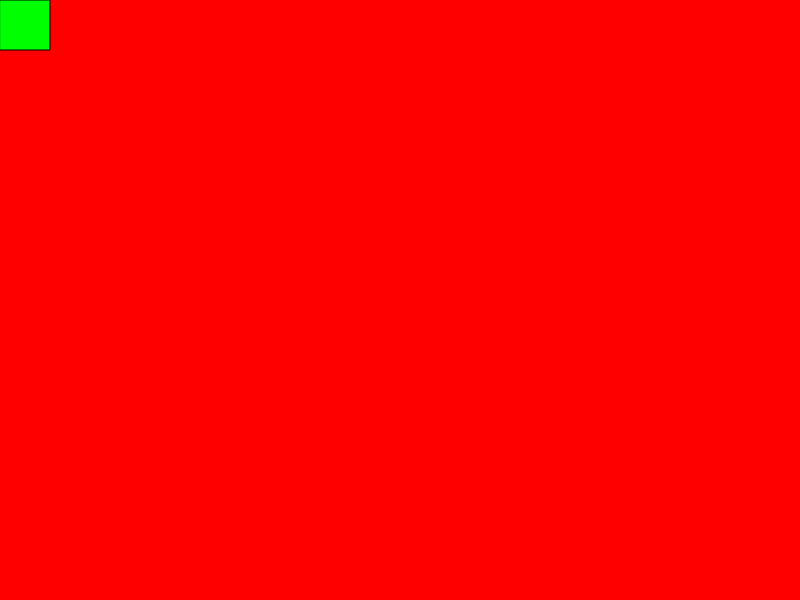
Frame 1 (no input)
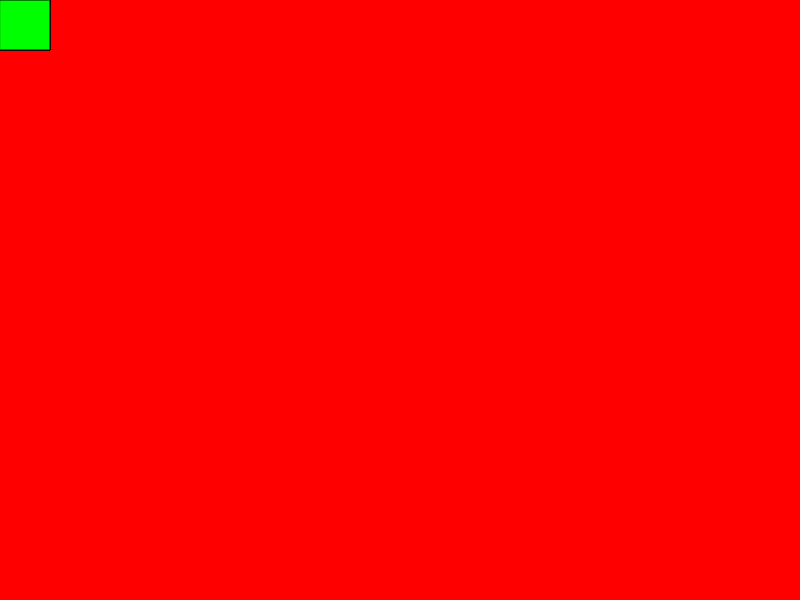
Frame 60 (no input)
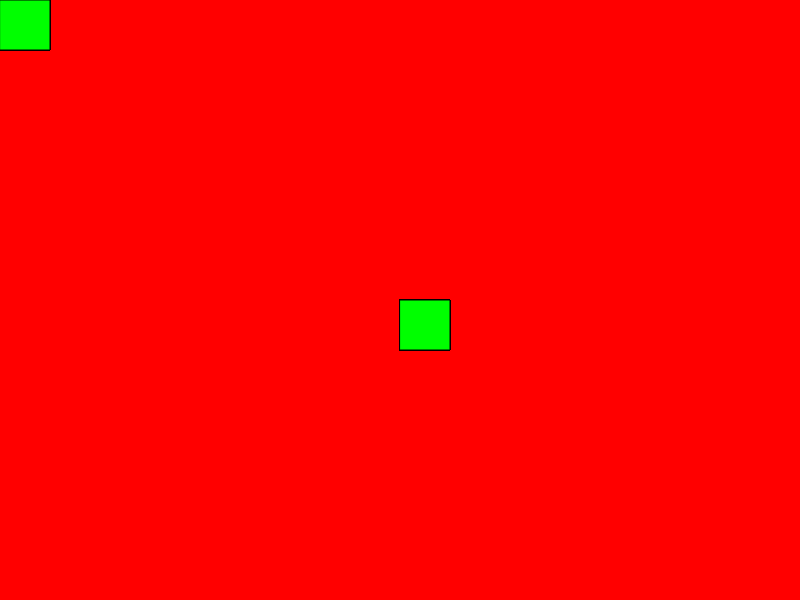
Frame 120 (the mouse pressed at the canvas centre since frame 60)

The p5.js sketch that drew these frames (run headless with seeded random() and noise() and a simulated clock; from frame 60 on, the mouse is pressed at the canvas centre):

// p5.js sketch
// ── sketch.js
function setup() {
  createCanvas(800, 600);
  background(255, 0, 0);
}

function draw() {
  fill(0, 255, 0);
  rect(mouseX, mouseY, 50, 50);
}
